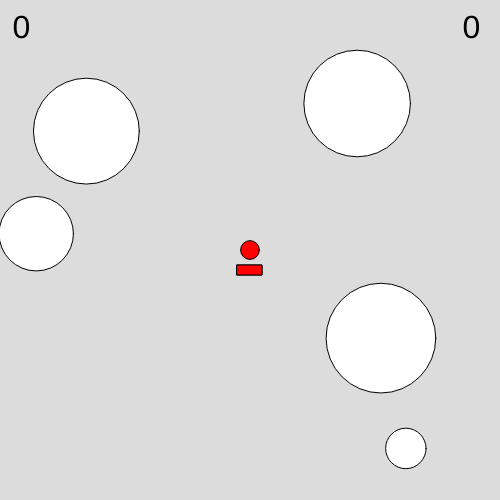
Frame 1 (no input)
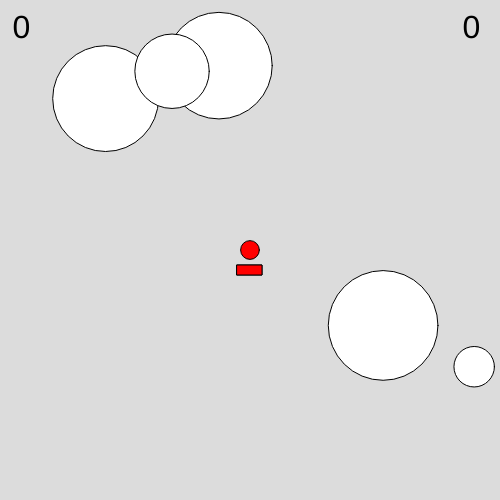
Frame 60 (no input)
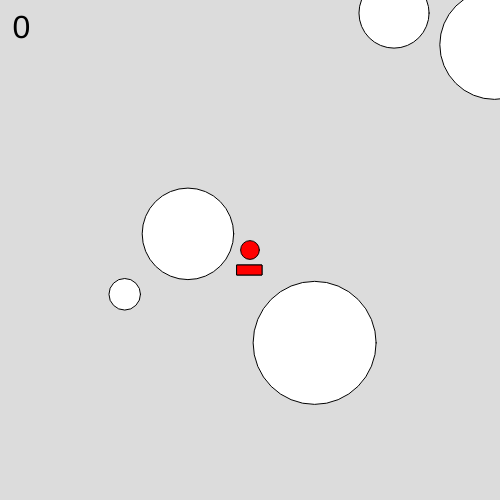
Frame 120 (the mouse pressed at the canvas centre since frame 60)

The p5.js sketch that drew these frames (run headless with seeded random() and noise() and a simulated clock; from frame 60 on, the mouse is pressed at the canvas centre):

// p5.js sketch
// ── sketch.js
function setup() {
  rectMode(CORNER);
  
  
  balls = [];
  edges = [];
  warningballs=[]
  canvas = new Canvas(500) 
  createCanvas(canvas.x, canvas.y);
  Lost = false;
  mov_sped = 0.25;
  
  num_ball = 5;
  edge_num = 0;

  edge_choices = [0, canvas.x];
  choices = [-1, 1];
  canvasRatio = canvas.x/400
  pints = 0;
  best = 0;

  
  //Ball Spawner Timer
  const interval = setInterval(() => {

    warningballs.push(new Ball(random(width),random(height),random(10),random(10),random(25, 100),random(choices),random(choices)));
   
    setTimeout(() => {
      balls.push(new Ball(warningballs[0].x,warningballs[0].y,random(10),random(10),warningballs[0].width,random(choices),random(choices)));
      warningballs.length = 0
    },1000);
      
    pints += 1;
    

    
    
    if (pints % 5 == 0) {
      edges.push(new Edgesweeper(random(edge_choices), random(edge_choices), canvas.x));
    }
    
  }, 2500);




  //Make New Player, Set Its Speed to 10x Balls
  player = new Player(mov_sped * 10, canvas, canvasRatio);

  //Make New Edgesweeper (0)
  for (i = 0; i < edge_num; i++) {
    edges.push(new Edgesweeper(random(edge_choices), random(edge_choices)), canvas.x);
  }
  //Make New Balls (5)
  for (i = 0; i < num_ball; i++) {
    balls.push(new Ball(random(width),random(height),random(10 * canvasRatio),random(10 * canvasRatio),random(25*canvasRatio, 100*canvasRatio),random(choices),random(choices)));
  }
}

//Canvas Information
class Canvas{
  constructor(x){
    this.x = x;
    this.y = x;
  }
} 

//Edge Sweeper Information
class Edgesweeper {
  constructor(x, y, canvas) {
    this.canvas = canvas
    this.speed = random(1, 2);
    this.size = 30;
    this.x = x;
    this.y = y;
    this.x_mov = 0;
    this.y_mov = 0;
  }
  //Draw Function For Edge Sweeper
  draw() {
    fill("blue");
    circle(this.x, this.y, this.size);
    fill("white");
  }
  //Move Function For Edge Sweeper
  move() {
    if (this.x <= 0 && this.y <= 0) {
      this.x_mov = +5;
      this.y_mov = 0;
    }
    if (this.x >= this.canvas && this.y <= 0) {
      this.x_mov = 0;
      this.y_mov = +5;
    }
    if (this.x <= this.canvas && this.y >= this.canvas) {
      this.x_mov = -5;
      this.y_mov = 0;
    }
    if (this.x <= 0 && this.y >= this.canvas) {
      this.x_mov = 0;
      this.y_mov = -5;
    }

    this.x += this.x_mov;
    this.y += this.y_mov;
  }
}

//PLayer Information
class Player {
  constructor(mov_speed,canvas, canvasRatio) {
    this.x = canvas.x/2;
    this.y = canvas.x/2;
    this.size = 15*canvasRatio;
    this.speed = mov_speed;
    this.DashBar = 100;
    this.DashReload = false;
  }
  //Draw Function For Player
  draw() {
    fill("red");
    circle(this.x, this.y, this.size);
    fill("white");
  }
  dash_draw() {
    fill("white");
    rect(player.x-13,player.y+15,25,10);
    fill("red");
    rect(player.x-13,player.y+15,25*player.DashBar/100,10);
    fill("black");
    textSize(32);
  }
}

//Ball Information
class Ball {
  constructor(x, y, x_multi, y_multi, wide, x_mo, y_mo) {
    this.x = x;
    this.x_mo = x_mo;
    this.x_multi = x_multi;

    this.y = y;
    this.y_mo = y_mo;
    this.y_multi = y_multi;
    this.width = wide;
  }
  //Draw Function For Player
  draw() {
    
    circle(this.x, this.y, this.width);
  }
}

//Defines Movement For player 
function playerMove(player, mov_sped, canvas) {

  //Spacebar Dash
  if (keyIsDown(32) == true && player.DashBar > 0 && player.DashReload == false){
    player.speed = (mov_sped*10)*3;
    player.DashBar -= 2;
    
        
  }
  if (keyIsDown(32) == false || player.DashBar <= 0){
    player.speed = (mov_sped*10);
    player.DashReload = true;
    if (player.DashBar < 100){
        player.DashBar += 5;
    }
    if (player.DashBar >= 100){
      player.DashReload = false
    }
  }
  
  //WASD Movement
  if (keyIsDown(65) && player.x > 0 - player.size) {
    player.x -= player.speed; //Left
  }
  if (keyIsDown(68) && player.x < canvas.x) {
    player.x += player.speed; // Right
  }
  if (keyIsDown(87) && player.y > 0 - player.size) {
    player.y -= player.speed; //Up
  }
  if (keyIsDown(83) && player.y < canvas.x) {
    player.y += player.speed; //Down
  }
  if (player.x > canvas.x - player.size / 2) {
    player.x = canvas.x - player.size / 2;
  }
  if (player.x < 0 + player.size / 2) {
    player.x = 0 + player.size / 2;
  }
  if (player.y > canvas.x - player.size / 2) {
    player.y = canvas.x - player.size / 2;
  }
  if (player.y < 0 + player.size / 2) {
    player.y = 0 + player.size / 2;
  }
  
}

//Test If Balls Collide With PLayer
function testballs(balls, canvas) {
  for (i = 0; i < balls.length; i++) {
    if (balls[i].x > canvas.x - balls[i].width / 2) {
      balls[i].x_mo = -1;
    }

    if (balls[i].x < balls[i].width / 2) {
      balls[i].x_mo = 1;
    }

    if (balls[i].y < balls[i].width / 2) {
      balls[i].y_mo = 1;
    }

    if (balls[i].y > canvas.x - balls[i].width / 2) {
      balls[i].y_mo = -1;
    }
  }
}

//What To Do If Player Lost
function lose(player, balls, edges, canvas) {
  balls.length = 0;
  edges.length = 0;
  player.DashBar = 100;
  player.DashReload = false;

  //Re-Draw Edge-Sweeper
  for (i = 0; i < edge_num; i++) {
    edges.push(new Edgesweeper(random(edge_choices), random(edge_choices), canvas.x));
  }
  //Re-Draw Balls
  for (i = 0; i < num_ball; i++) {
    balls.push(new Ball(random(width),random(height),random(10 * canvasRatio),random(10 * canvasRatio),random(25*canvasRatio, 100*canvasRatio),random(choices),random(choices)));
  }
  player.x = canvas.x/2;
  player.y = canvas.x/2;

  Lost = false;
}

//Basically While Loop
function draw() {
  background(220);
  player.draw();
  player.dash_draw();
  playerMove(player, mov_sped, canvas);
  testballs(balls, canvas);
  fill("black")
  text(best, canvas.x - 30*canvasRatio, 30*canvasRatio);
  text(pints, 10*canvasRatio, 30*canvasRatio);
  fill("white");

  for (i=0; i < warningballs.length; i++){
    fill("orange")
    warningballs[i].draw()
    fill("white")
  }


  for (i = 0; i < edges.length; i++) {
    edges[i].draw();
    edges[i].move();
    if (
      dist(player.x, player.y, edges[i].x, edges[i].y) <
      player.size / 2 + edges[i].size / 2
    ) {
      Lost = true;
    }
  }
  
  for (i = 0; i < balls.length; i++) {
    balls[i].draw();
    balls[i].x += mov_sped * balls[i].x_mo * balls[i].x_multi;
    balls[i].y += mov_sped * balls[i].y_mo * balls[i].y_multi;
    if (
      dist(player.x, player.y, balls[i].x, balls[i].y) <
      (player.size + balls[i].width) / 2
    ) {
      Lost = true;
    }
  }
  
  if (Lost == true) {
    lose(player, balls, edges,canvas);
    if (pints > best) {
      best = pints;
    }
    pints = 0;
  }
}
